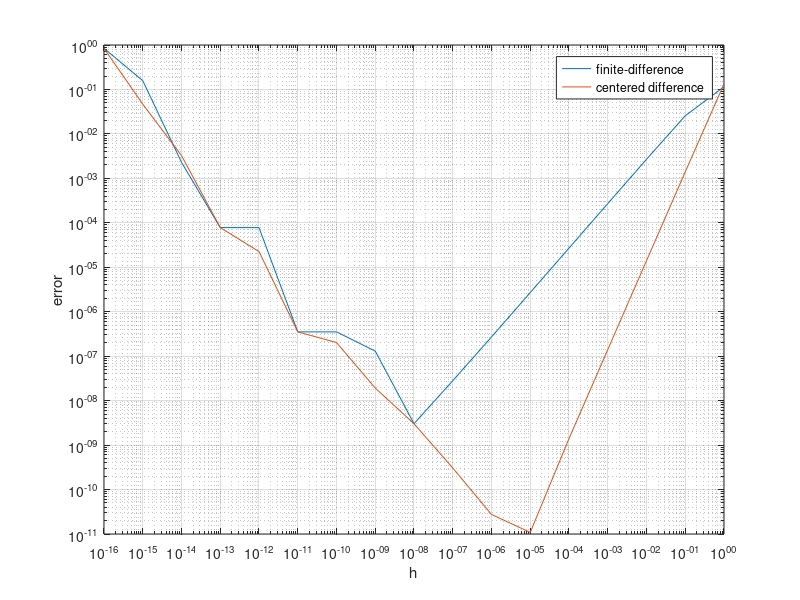

The MATLAB source for this figure:
x = 1;
k = 0:1:16;
h = 10.^(-k);
f1x = (cos(x+h)-cos(x))./h;
f2x = (cos(x+h)-cos(x-h))./(2*h);
y = -sin(x);
e1 = abs(f1x-y);
e2 = abs(f2x-y);
loglog(h,e1,h,e2);
legend finite-difference 'centered difference';
xlabel('h');
ylabel('error');
grid on
